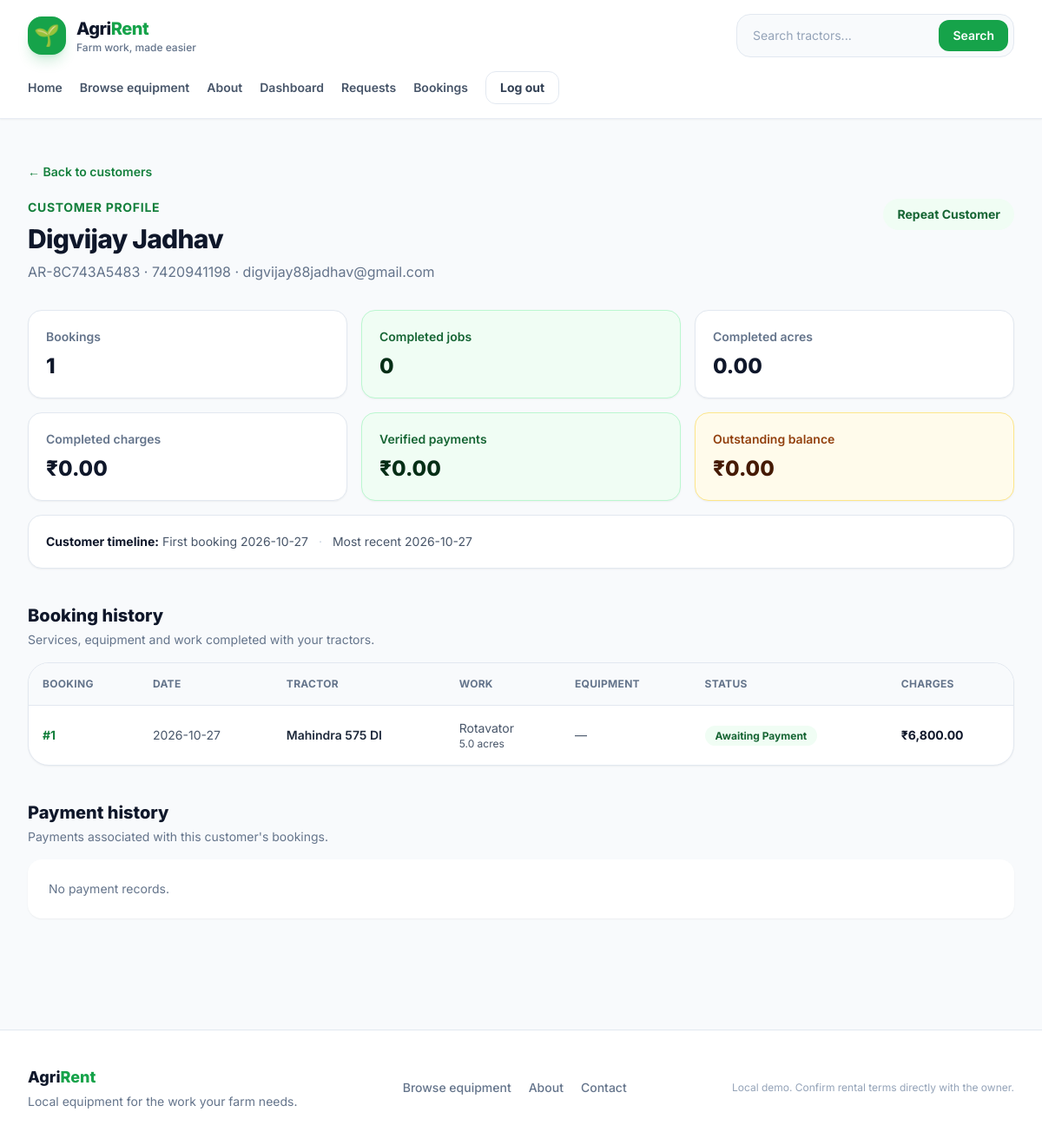
/owner/customers/2 (signed in), run on the app's committed database.
### tables this page shows
CREATE TABLE users (
    id INTEGER PRIMARY KEY AUTOINCREMENT,
    customer_code TEXT UNIQUE,
    name TEXT NOT NULL,
    email TEXT NOT NULL UNIQUE COLLATE NOCASE,
    phone TEXT NOT NULL,
    password_hash TEXT NOT NULL,
    role TEXT NOT NULL CHECK (role IN ('owner', 'customer')),
    created_at TEXT NOT NULL DEFAULT CURRENT_TIMESTAMP
);

CREATE TABLE bookings (
    id INTEGER PRIMARY KEY AUTOINCREMENT,
    customer_id INTEGER NOT NULL REFERENCES users(id),
    listing_id INTEGER NOT NULL REFERENCES tractor_listings(id),
    work_date TEXT NOT NULL,
    start_time TEXT NOT NULL,
    end_time TEXT NOT NULL,
    rental_mode TEXT NOT NULL CHECK (rental_mode IN ('hourly', 'acre', 'combined')),
    hours REAL NOT NULL CHECK (hours > 0),
    acres REAL NOT NULL DEFAULT 0 CHECK (acres >= 0),
    service TEXT NOT NULL DEFAULT '',
    notes TEXT NOT NULL DEFAULT '',
    payment_plan TEXT NOT NULL CHECK (payment_plan IN ('advance', 'full_advance', 'after_work')),
    advance_percent REAL NOT NULL,
    hourly_rate REAL NOT NULL,
    acre_rate REAL NOT NULL,
    equipment_total_cents INTEGER NOT NULL,
    total_cents INTEGER NOT NULL,
    advance_cents INTEGER NOT NULL,
    status TEXT NOT NULL DEFAULT 'requested'
        CHECK (status IN ('requested', 'awaiting_payment', 'confirmed', 'rejected', 'in_progress', 'completed')),
    created_at TEXT NOT NULL DEFAULT CURRENT_TIMESTAMP
);

CREATE TABLE tractor_listings (
    id INTEGER PRIMARY KEY AUTOINCREMENT,
    owner_id INTEGER NOT NULL REFERENCES users(id),
    name TEXT NOT NULL,
    brand TEXT NOT NULL,
    model TEXT NOT NULL,
    location TEXT NOT NULL,
    phone TEXT NOT NULL,
    photo_url TEXT NOT NULL DEFAULT '',
    services TEXT NOT NULL DEFAULT '',
    hourly_rate REAL NOT NULL DEFAULT 0 CHECK (hourly_rate >= 0),
    acre_rate REAL NOT NULL DEFAULT 0 CHECK (acre_rate >= 0),
    active INTEGER NOT NULL DEFAULT 1,
    created_at TEXT NOT NULL DEFAULT CURRENT_TIMESTAMP
);

### app.py (the view)
@app.route("/owner/customers/<int:customer_id>")
@role_required("owner")
def customer_details(customer_id):
    db = get_db()
    customer = db.execute(
        """SELECT u.id, u.customer_code, u.name, u.phone, u.email,
                  COUNT(b.id) AS total_bookings,
                  SUM(CASE WHEN b.status = 'completed' THEN 1 ELSE 0 END) AS completed_jobs,
                  SUM(CASE WHEN b.status = 'completed' THEN b.acres ELSE 0 END) AS completed_acres,
                  SUM(CASE WHEN b.status = 'completed' THEN b.total_cents ELSE 0 END) AS completed_charges,
                  MIN(b.work_date) AS first_booking, MAX(b.work_date) AS most_recent
           FROM users u JOIN bookings b ON b.customer_id = u.id
           JOIN tractor_listings l ON l.id = b.listing_id
           WHERE u.id = ? AND l.owner_id = ? GROUP BY u.id""",
        (customer_id, session["user_id"]),
    ).fetchone()
    if customer is None:
        abort(404)
    status = customer_classification(session["user_id"], customer_id)
    bookings = db.execute(
        """SELECT b.*, l.name AS tractor_name FROM bookings b
           JOIN tractor_listings l ON l.id = b.listing_id
           WHERE b.customer_id = ? AND l.owner_id = ? ORDER BY b.work_date DESC""",
        (customer_id, session["user_id"]),
    ).fetchall()
    payment_rows = db.execute(
        """SELECT p.*, b.id AS booking_number FROM payments p
           JOIN bookings b ON b.id = p.booking_id JOIN tractor_listings l ON l.id = b.listing_id
           WHERE b.customer_id = ? AND l.owner_id = ? ORDER BY p.created_at DESC""",
        (customer_id, session["user_id"]),
    ).fetchall()
    verified = sum(row["amount_cents"] for row in payment_rows if row["status"] == "verified")
    outstanding = sum(
        max(row["total_cents"] - verified_paid_cents(row["id"]), 0)
        for row in bookings if row["status"] in ("confirmed", "in_progress", "completed")
    )
    return render_template(
        "customer_details.html", customer=customer, customer_status=status,
        bookings=bookings, payments=payment_rows, verified_cents=verified,
        outstanding_cents=outstanding,
    )

### app.py (called while the page is built)
def csrf_token():
    if "_csrf_token" not in session:
        session["_csrf_token"] = secrets.token_urlsafe(32)
    return session["_csrf_token"]

@app.before_request
def check_csrf():
    if request.path.startswith("/api/"):
        return
    if request.method == "POST":
        submitted = request.form.get("_csrf_token", "")
        expected = session.get("_csrf_token", "")
        if not submitted or not expected or not secrets.compare_digest(submitted, expected):
            abort(400, description="The form security token is missing or expired. Please go back and try again.")

def login_required(view):
    @wraps(view)
    def wrapped(*args, **kwargs):
        if "user_id" not in session:
            flash("Please log in to continue.", "error")
            return redirect(url_for("login", next=request.path))
        return view(*args, **kwargs)
    return wrapped

def role_required(role):
    def decorate(view):
        @wraps(view)
        @login_required
        def wrapped(*args, **kwargs):
            if session.get("role") != role:
                abort(403)
            return view(*args, **kwargs)
        return wrapped
    return decorate

def current_user():
    if "user_id" not in session:
        return None
    return get_db().execute(
        "SELECT id, customer_code, name, email, phone, role FROM users WHERE id = ?",
        (session["user_id"],),
    ).fetchone()

@app.context_processor
def inject_user():
    return {
        "current_user": current_user(),
        "today": date.today().isoformat(),
        "advance_percent": app.config["ADVANCE_PERCENT"],
    }

def format_rupees(amount_cents):
    return f"₹{amount_cents / 100:,.2f}"

### database.py (called while the page is built)
def get_db():
    if "db" not in g:
        db_path = Path(current_app.config["DATABASE"])
        db_path.parent.mkdir(parents=True, exist_ok=True)
        g.db = sqlite3.connect(db_path)
        g.db.row_factory = sqlite3.Row
        g.db.execute("PRAGMA foreign_keys = ON")
        g.db.execute("PRAGMA busy_timeout = 5000")
    return g.db

### templates/customer_details.html (shortened to what this page needs)
{% extends "base.html" %}
{% block content %}
<section class="mx-auto max-w-7xl px-4 py-12 sm:px-6 lg:px-8">
    <a href="{{ url_for('customer_history_list') }}" class="text-sm font-semibold text-green-700 hover:text-green-800">← Back to customers</a>
    <div class="mt-5 flex flex-wrap items-start justify-between gap-4">
        <div><p class="text-sm font-bold uppercase tracking-wider text-green-700">Customer profile</p><h1 class="mt-2 text-3xl font-extrabold tracking-tight text-slate-900">{{ customer.name }}</h1><p class="mt-2 text-slate-500">{{ customer.customer_code }} · {{ customer.phone }} · {{ customer.email }}</p></div>
        <span class="rounded-full bg-green-50 px-4 py-2 text-sm font-bold text-green-800">{{ customer_status }}</span>
    </div>
    <div class="mt-8 grid gap-4 sm:grid-cols-2 lg:grid-cols-3">
        <article class="rounded-2xl border border-slate-200 bg-white p-5 shadow-sm"><p class="text-sm font-semibold text-slate-500">Bookings</p><p class="mt-2 text-2xl font-extrabold text-slate-900">{{ customer.total_bookings }}</p></article>
        <article class="rounded-2xl border border-green-200 bg-green-50 p-5 shadow-sm"><p class="text-sm font-semibold text-green-800">Completed jobs</p><p class="mt-2 text-2xl font-extrabold text-green-950">{{ customer.completed_jobs or 0 }}</p></article>
        <article class="rounded-2xl border border-slate-200 bg-white p-5 shadow-sm"><p class="text-sm font-semibold text-slate-500">Completed acres</p><p class="mt-2 text-2xl font-extrabold text-slate-900">{{ "%.2f"|format(customer.completed_acres or 0) }}</p></article>
        <article class="rounded-2xl border border-slate-200 bg-white p-5 shadow-sm"><p class="text-sm font-semibold text-slate-500">Completed charges</p><p class="mt-2 text-2xl font-extrabold text-slate-900">{{ (customer.completed_charges or 0)|rupees }}</p></article>
        <article class="rounded-2xl border border-green-200 bg-green-50 p-5 shadow-sm"><p class="text-sm font-semibold text-green-800">Verified payments</p><p class="mt-2 text-2xl font-extrabold text-green-950">{{ verified_cents|rupees }}</p></article>
        <article class="rounded-2xl border border-amber-200 bg-amber-50 p-5 shadow-sm"><p class="text-sm font-semibold text-amber-800">Outstanding balance</p><p class="mt-2 text-2xl font-extrabold text-amber-950">{{ outstanding_cents|rupees }}</p></article>
    </div>
    <div class="mt-4 rounded-2xl border border-slate-200 bg-white p-5 text-sm text-slate-600 shadow-sm"><span class="font-bold text-slate-900">Customer timeline:</span> First booking {{ customer.first_booking }} <span class="mx-2 text-slate-300">·</span> Most recent {{ customer.most_recent }}</div>
    <section class="mt-10">
        <div class="mb-4"><h2 class="text-xl font-extrabold text-slate-900">Booking history</h2><p class="mt-1 text-sm text-slate-500">Services, equipment and work completed with your tractors.</p></div>
        {% if bookings %}
        <div class="overflow-x-auto rounded-3xl border border-slate-200 bg-white shadow-sm"><table class="min-w-full divide-y divide-slate-200 text-left text-sm">
            <thead class="bg-slate-50 text-xs uppercase tracking-wide text-slate-500"><tr><th class="px-4 py-4 font-bold">Booking</th><th class="px-4 py-4 font-bold">Date</th><th class="px-4 py-4 font-bold">Tractor</th><th class="px-4 py-4 font-bold">Work</th><th class="px-4 py-4 font-bold">Equipment</th><th class="px-4 py-4 font-bold">Status</th><th class="px-4 py-4 font-bold">Charges</th></tr></thead>
            <tbody class="divide-y divide-slate-100">{% for booking in bookings %}
            <tr class="hover:bg-slate-50"><td class="px-4 py-4"><a class="font-bold text-green-700 hover:text-green-900" href="{{ url_for('owner_booking', booking_id=booking.id) }}">#{{ booking.id }}</a></td><td class="whitespace-nowrap px-4 py-4 text-slate-600">{{ booking.work_date }}</td><td class="px-4 py-4 font-semibold text-slate-800">{{ booking.tractor_name }}</td><td class="px-4 py-4 text-slate-600">{{ booking.service or "—" }}<span class="block text-xs">{{ booking.acres }} acres</span></td><td class="px-4 py-4 text-slate-600">{% for item in booking.equipment %}{{ item.equipment_name }}{% if not loop.last %}, {% endif %}{% else %}—{% endfor %}</td><td class="px-4 py-4"><span class="whitespace-nowrap rounded-full bg-green-50 px-3 py-1 text-xs font-bold text-green-800">{{ booking.status.replace('_', ' ')|title }}</span></td><td class="whitespace-nowrap px-4 py-4 font-bold text-slate-900">{{ booking.total_cents|rupees }}</td></tr>
            {% endfor %}</tbody>
        </table></div>
        {% else %}<p class="rounded-2xl bg-white p-6 text-sm text-slate-500 shadow-sm">No bookings found for this owner.</p>{% endif %}
    </section>
    <section class="mt-10">
        <div class="mb-4"><h2 class="text-xl font-extrabold text-slate-900">Payment history</h2><p class="mt-1 text-sm text-slate-500">Payments associated with this customer's bookings.</p></div>
        {% if payments %}
        <div class="overflow-x-auto rounded-3xl border border-slate-200 bg-white shadow-sm"><table class="min-w-full divide-y divide-slate-200 text-left text-sm">
            <thead class="bg-slate-50 text-xs uppercase tracking-wide text-slate-500"><tr><th class="px-4 py-4 font-bold">Payment</th><th class="px-4 py-4 font-bold">Booking</th><th class="px-4 py-4 font-bold">Date</th><th class="px-4 py-4 font-bold">Amount</th><th class="px-4 py-4 font-bold">Method</th><th class="px-4 py-4 font-bold">Reference</th><th class="px-4 py-4 font-bold">Status</th></tr></thead>
            <tbody class="divide-y divide-slate-100">{% for payment in payments %}<tr><td class="px-4 py-4 font-bold text-slate-800">#{{ payment.id }}</td><td class="px-4 py-4 text-slate-600">#{{ payment.booking_number }}</td><td class="whitespace-nowrap px-4 py-4 text-slate-600">{{ payment.created_at }}</td><td class="whitespace-nowrap px-4 py-4 font-bold text-slate-900">{{ payment.amount_cents|rupees }}</td><td class="px-4 py-4 text-slate-600">{{ payment.method.replace('_', ' ')|title }}</td><td class="px-4 py-4 text-slate-500">{{ payment.transaction_ref or "—" }}</td><td class="px-4 py-4"><span class="rounded-full bg-slate-100 px-3 py-1 text-xs font-bold text-slate-700">{{ payment.status|title }}</span></td></tr>{% endfor %}</tbody>
        </table></div>
        {% else %}<p class="rounded-2xl bg-white p-6 text-sm text-slate-500 shadow-sm">No payment records.</p>{% endif %}
    </section>
</section>
{% endblock %}

### data on the page
users: name "Digvijay Jadhav", customer_code "AR-8C743A5483", phone "7420941198", email "digvijay88jadhav@gmail.com"
bookings: id "1", work_date "2026-10-27", tractor_name "Mahindra 575 DI", service "Rotavator", acres "5.0", status.replace "Awaiting Payment", total_cents "₹6,800.00"

### other printed values
{{ customer_status }} "Repeat Customer"
{{ customer.total_bookings }} "1"
{{ customer.completed_jobs or 0 }} "0"
{{ "%.2f"|format(customer.completed_acres or 0) }} "0.00"
{{ (customer.completed_charges or 0)|rupees }} "₹0.00"
{{ verified_cents|rupees }} "₹0.00"
{{ outstanding_cents|rupees }} "₹0.00"
{{ customer.first_booking }} "2026-10-27"
{{ customer.most_recent }} "2026-10-27"
